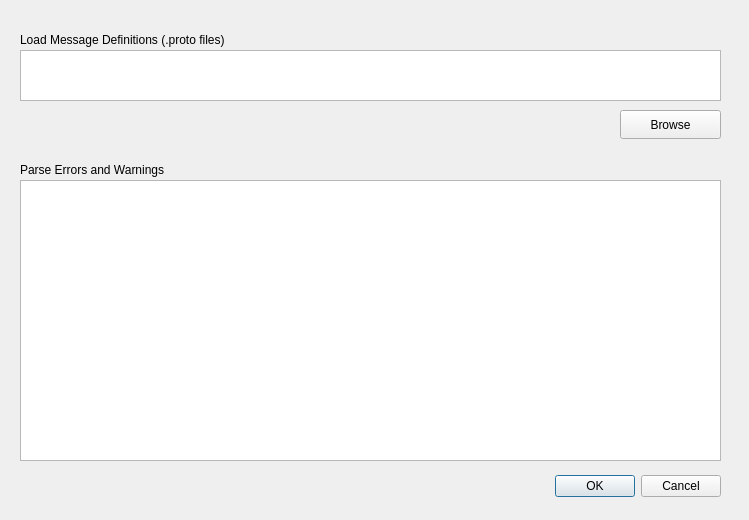
<?xml version="1.0" encoding="UTF-8"?>
<ui version="4.0">
 <class>Load_Msg_Defs_Window</class>
 <widget class="QDialog" name="Load_Msg_Defs_Window">
  <property name="geometry">
   <rect>
    <x>0</x>
    <y>0</y>
    <width>749</width>
    <height>520</height>
   </rect>
  </property>
  <property name="windowTitle">
   <string>Dialog</string>
  </property>
  <widget class="QDialogButtonBox" name="buttonBox">
   <property name="geometry">
    <rect>
     <x>380</x>
     <y>470</y>
     <width>341</width>
     <height>32</height>
    </rect>
   </property>
   <property name="orientation">
    <enum>Qt::Horizontal</enum>
   </property>
   <property name="standardButtons">
    <set>QDialogButtonBox::Cancel|QDialogButtonBox::Ok</set>
   </property>
  </widget>
  <widget class="QPushButton" name="pb_browse_defs">
   <property name="geometry">
    <rect>
     <x>620</x>
     <y>110</y>
     <width>101</width>
     <height>29</height>
    </rect>
   </property>
   <property name="text">
    <string>Browse</string>
   </property>
  </widget>
  <widget class="QLabel" name="lb_load">
   <property name="geometry">
    <rect>
     <x>20</x>
     <y>30</y>
     <width>341</width>
     <height>20</height>
    </rect>
   </property>
   <property name="text">
    <string>Load Message Definitions (.proto files)</string>
   </property>
  </widget>
  <widget class="QTextBrowser" name="id_defs">
   <property name="geometry">
    <rect>
     <x>20</x>
     <y>50</y>
     <width>701</width>
     <height>51</height>
    </rect>
   </property>
  </widget>
  <widget class="QTextBrowser" name="id_parse_errors">
   <property name="geometry">
    <rect>
     <x>20</x>
     <y>180</y>
     <width>701</width>
     <height>281</height>
    </rect>
   </property>
  </widget>
  <widget class="QLabel" name="lb_parse_errors">
   <property name="geometry">
    <rect>
     <x>20</x>
     <y>160</y>
     <width>341</width>
     <height>20</height>
    </rect>
   </property>
   <property name="text">
    <string>Parse Errors and Warnings</string>
   </property>
  </widget>
 </widget>
 <resources/>
 <connections>
  <connection>
   <sender>buttonBox</sender>
   <signal>accepted()</signal>
   <receiver>Load_Msg_Defs_Window</receiver>
   <slot>accept()</slot>
   <hints>
    <hint type="sourcelabel">
     <x>248</x>
     <y>254</y>
    </hint>
    <hint type="destinationlabel">
     <x>157</x>
     <y>274</y>
    </hint>
   </hints>
  </connection>
  <connection>
   <sender>buttonBox</sender>
   <signal>rejected()</signal>
   <receiver>Load_Msg_Defs_Window</receiver>
   <slot>reject()</slot>
   <hints>
    <hint type="sourcelabel">
     <x>316</x>
     <y>260</y>
    </hint>
    <hint type="destinationlabel">
     <x>286</x>
     <y>274</y>
    </hint>
   </hints>
  </connection>
 </connections>
</ui>
